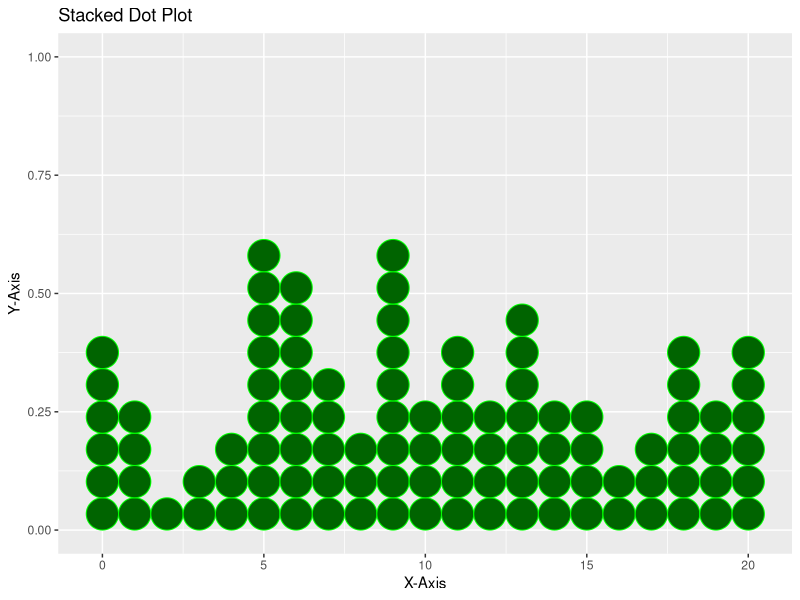

This chart was generated by the following R code:
# load ggplot2
library(ggplot2)

set.seed(0)
data <- data.frame(x = sample(0:20, 100, replace = TRUE))

# create customized stacked dot plot
ggplot(data, aes(x = x)) +
  geom_dotplot(dotsize = 1.5, stackratio = 1, 
               fill = "darkgreen", color = "green") + 
  labs(title = "Stacked Dot Plot", x = "X-Axis", y = "Y-Axis")

